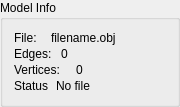
       <widget class="QGroupBox" name="groupBox">
        <property name="sizePolicy">
         <sizepolicy hsizetype="Maximum" vsizetype="Maximum">
          <horstretch>0</horstretch>
          <verstretch>0</verstretch>
         </sizepolicy>
        </property>
        <property name="maximumSize">
         <size>
          <width>180</width>
          <height>16777215</height>
         </size>
        </property>
        <property name="title">
         <string>Model Info</string>
        </property>
        <layout class="QVBoxLayout" name="verticalLayout">
         <property name="spacing">
          <number>2</number>
         </property>
         <property name="rightMargin">
          <number>1</number>
         </property>
         <item>
          <layout class="QHBoxLayout" name="filename_horizontalLayout">
           <property name="spacing">
            <number>2</number>
           </property>
           <item>
            <widget class="QLabel" name="filename_title_label">
             <property name="sizePolicy">
              <sizepolicy hsizetype="Maximum" vsizetype="Maximum">
               <horstretch>0</horstretch>
               <verstretch>0</verstretch>
              </sizepolicy>
             </property>
             <property name="maximumSize">
              <size>
               <width>35</width>
               <height>16777215</height>
              </size>
             </property>
             <property name="text">
              <string>File:</string>
             </property>
            </widget>
           </item>
           <item>
            <widget class="QLabel" name="filename_label">
             <property name="styleSheet">
              <string notr="true"/>
             </property>
             <property name="text">
              <string>filename.obj</string>
             </property>
            </widget>
           </item>
          </layout>
         </item>
         <item>
          <layout class="QHBoxLayout" name="edges_count_horizontalLayout">
           <item>
            <widget class="QLabel" name="edges_label">
             <property name="sizePolicy">
              <sizepolicy hsizetype="Maximum" vsizetype="Maximum">
               <horstretch>0</horstretch>
               <verstretch>0</verstretch>
              </sizepolicy>
             </property>
             <property name="maximumSize">
              <size>
               <width>45</width>
               <height>16777215</height>
              </size>
             </property>
             <property name="text">
              <string>Edges:</string>
             </property>
            </widget>
           </item>
           <item>
            <widget class="QLabel" name="edges_count_label">
             <property name="text">
              <string>0</string>
             </property>
            </widget>
           </item>
          </layout>
         </item>
         <item>
          <layout class="QHBoxLayout" name="vertices_count_horizontalLayout">
           <item>
            <widget class="QLabel" name="vertices_label">
             <property name="sizePolicy">
              <sizepolicy hsizetype="Maximum" vsizetype="Maximum">
               <horstretch>0</horstretch>
               <verstretch>0</verstretch>
              </sizepolicy>
             </property>
             <property name="maximumSize">
              <size>
               <width>60</width>
               <height>16777215</height>
              </size>
             </property>
             <property name="text">
              <string>Vertices:</string>
             </property>
            </widget>
           </item>
           <item>
            <widget class="QLabel" name="vertices_count_label">
             <property name="text">
              <string>0</string>
             </property>
            </widget>
           </item>
          </layout>
         </item>
         <item>
          <layout class="QHBoxLayout" name="horizontalLayout">
           <item>
            <widget class="QLabel" name="status_title_label">
             <property name="sizePolicy">
              <sizepolicy hsizetype="Maximum" vsizetype="Maximum">
               <horstretch>0</horstretch>
               <verstretch>0</verstretch>
              </sizepolicy>
             </property>
             <property name="maximumSize">
              <size>
               <width>40</width>
               <height>16777215</height>
              </size>
             </property>
             <property name="text">
              <string>Status</string>
             </property>
            </widget>
           </item>
           <item>
            <widget class="QLabel" name="status_label">
             <property name="styleSheet">
              <string notr="true"/>
             </property>
             <property name="text">
              <string>No file</string>
             </property>
            </widget>
           </item>
          </layout>
         </item>
        </layout>
       </widget>
